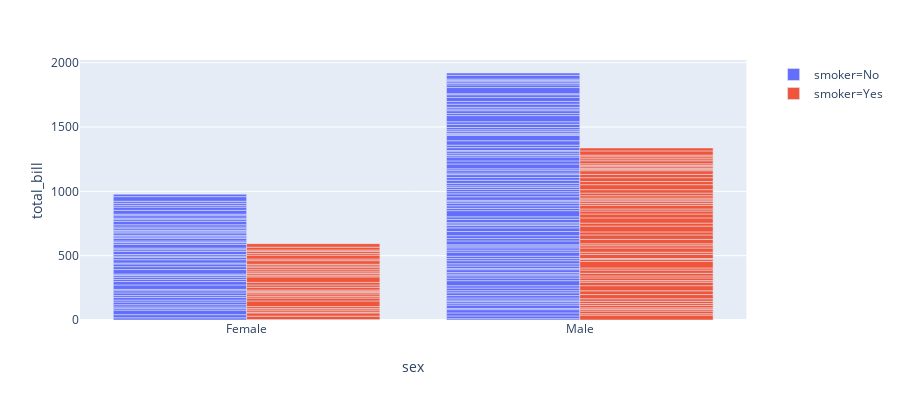

Notebook source saved alongside this figure:
### Code cell
# Change the default stacking
import plotly.express as px
fig = px.bar(tips, x="sex", y="total_bill", color='smoker', barmode='group',
             height=400)
fig.show()

### Figure 1 — Plotly figure (JSON) as saved in the notebook; plotly's stock layout.template omitted (floating-point values rounded to 4 significant figures; data arrays with more than 128 entries replaced by an {"elided": "..."} marker saying what was removed)
{"data": [{"alignmentgroup": "True", "hoverlabel": {"namelength": 0}, "hovertemplate": "smoker=No<br>sex=%{x}<br>total_bill=%{y}", "legendgroup": "smoker=No", "marker": {"color": "#636efa"}, "name": "smoker=No", "offsetgroup": "smoker=No", "orientation": "v", "showlegend": true, "textposition": "auto", "type": "bar", "x": {"elided": "151 str values"}, "xaxis": "x", "y": {"elided": "151 float values"}, "yaxis": "y"}, {"alignmentgroup": "True", "hoverlabel": {"namelength": 0}, "hovertemplate": "smoker=Yes<br>sex=%{x}<br>total_bill=%{y}", "legendgroup": "smoker=Yes", "marker": {"color": "#EF553B"}, "name": "smoker=Yes", "offsetgroup": "smoker=Yes", "orientation": "v", "showlegend": true, "textposition": "auto", "type": "bar", "x": ["Male", "Male", "Male", "Male", "Male", "Male", "Female", "Male", "Female", "Female", "Male", "Male", "Male", "Male", "Female", "Female", "Male", "Male", "Male", "Male", "Female", "Female", "Female", "Female", "Male", "Male", "Male", "Female", "Male", "Female", "Female", "Female", "Male", "Male", "Male", "Male", "Male", "Male", "Male", "Male", "Female", "Male", "Male", "Male", "Male", "Male", "Male", "Female", "Male", "Female", "Male", "Male", "Female", "Male", "Male", "Male", "Male", "Female", "Female", "Male", "Male", "Female", "Female", "Female", "Male", "Female", "Male", "Male", "Male", "Female", "Male", "Male", "Female", "Female", "Female", "Male", "Male", "Male", "Female", "Male", "Female", "Male", "Male", "Female", "Female", "Female", "Male", "Male", "Male", "Male", "Male", "Female", "Male"], "xaxis": "x", "y": [38.01, 11.24, 20.29, 13.81, 11.02, 18.29, 3.07, 15.01, 26.86, 25.28, 17.92, 19.44, 32.68, 28.97, 5.75, 16.32, 40.17, 27.28, 12.03, 21.01, 11.35, 15.38, 44.3, 22.42, 15.36, 20.49, 25.21, 14.31, 16, 17.51, 10.59, 10.63, 50.81, 15.81, 7.25, 31.85, 16.82, 32.9, 17.89, 14.48, 9.6, 34.63, 34.65, 23.33, 45.35, 23.17, 40.55, 20.9, 30.46, 18.15, 23.1, 15.69, 19.81, 28.44, 15.48, 16.58, 10.34, 43.11, 13, 13.51, 18.71, 12.74, 13, 16.4, 20.53, 16.47, 26.59, 38.73, 24.27, 12.76, 30.06, 25.89, 13.27, 28.17, 12.9, 28.15, 11.59, 7.74, 30.14, 12.16, 13.42, 8.58, 13.42, 16.27, 10.09, 22.12, 24.01, 15.69, 15.53, 12.6, 32.83, 27.18, 22.67], "yaxis": "y"}], "layout": {"barmode": "group", "height": 400, "legend": {"tracegroupgap": 0}, "margin": {"t": 60}, "xaxis": {"anchor": "y", "domain": [0, 0.98], "title": {"text": "sex"}}, "yaxis": {"anchor": "x", "domain": [0, 1], "title": {"text": "total_bill"}}}}
